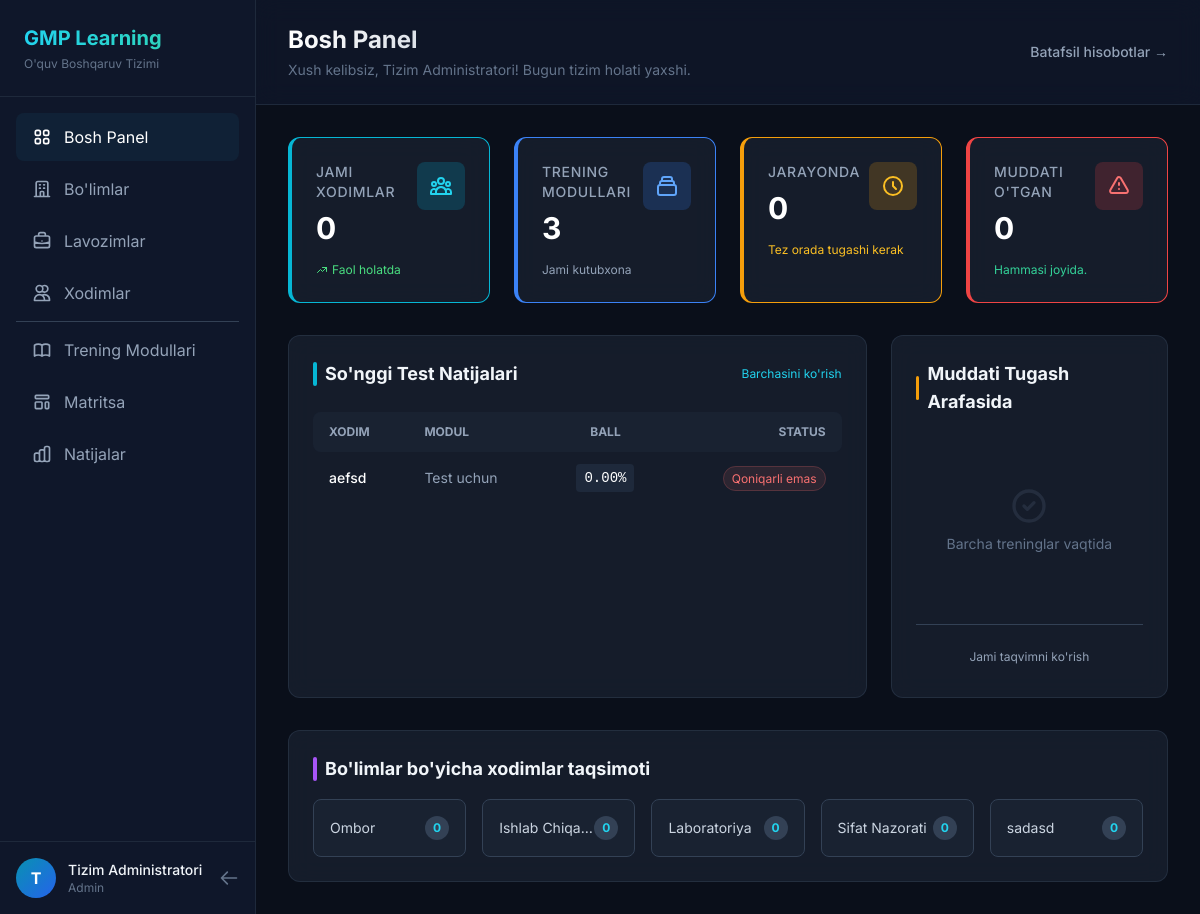
/reader/index.php (signed in), run on the app's committed database.
### tables this page shows
CREATE TABLE `users` (
  `id` int NOT NULL AUTO_INCREMENT,
  `username` varchar(100) NOT NULL,
  `email` varchar(150) NOT NULL,
  `password` varchar(255) NOT NULL,
  `full_name` varchar(150) NOT NULL,
  `phone` varchar(30) DEFAULT NULL,
  `position` varchar(100) DEFAULT NULL,
  `role` enum('super_admin','bosh_auditor','auditor','viewer','reader') DEFAULT NULL,
  `is_active` tinyint(1) DEFAULT '1',
  `created_at` timestamp NULL DEFAULT CURRENT_TIMESTAMP,
  `updated_at` timestamp NULL DEFAULT CURRENT_TIMESTAMP ON UPDATE CURRENT_TIMESTAMP,
  `department_id` int DEFAULT NULL,
  `position_id` int DEFAULT NULL,
  `hire_date` date DEFAULT NULL,
  PRIMARY KEY (`id`),
  UNIQUE KEY `username` (`username`),
  UNIQUE KEY `email` (`email`)
);

CREATE TABLE `training_attempts` (
  `id` int NOT NULL AUTO_INCREMENT,
  `token_id` int NOT NULL,
  `status` enum('passed','failed') NOT NULL,
  `score_percent` decimal(5,2) NOT NULL,
  `total_questions` int DEFAULT '0',
  `correct_answers` int DEFAULT '0',
  `time_spent_seconds` int DEFAULT '0',
  `next_attempt_date` datetime DEFAULT NULL,
  `completed_at` timestamp NULL DEFAULT CURRENT_TIMESTAMP,
  PRIMARY KEY (`id`),
  KEY `token_id` (`token_id`),
  CONSTRAINT `training_attempts_ibfk_1` FOREIGN KEY (`token_id`) REFERENCES `training_tokens` (`id`) ON DELETE CASCADE
);

CREATE TABLE `trainings` (
  `id` int NOT NULL AUTO_INCREMENT,
  `code` varchar(50) NOT NULL,
  `name` varchar(255) NOT NULL,
  `description` text,
  `form_type` varchar(50) DEFAULT NULL,
  `type` enum('gmp','sop','safety','hygiene','position_guide','other') DEFAULT NULL,
  `style` enum('practical','theoretical') DEFAULT NULL,
  `trainer_id` int DEFAULT NULL,
  `category` enum('initial','periodic','emergency','special') DEFAULT NULL,
  `material_path` varchar(500) DEFAULT NULL,
  `test_time_minutes` int DEFAULT NULL,
  `passing_percent` int DEFAULT '70',
  `status` enum('active','inactive') DEFAULT 'active',
  `created_at` timestamp NULL DEFAULT CURRENT_TIMESTAMP,
  PRIMARY KEY (`id`)
);

### reader/index.php (the view, shortened to what the rows shown need)
<?php
require_once '../db.php';
 $user = getCurrentUser();
try {
    $recentTests = $pdo->query("
        SELECT
            ta.score_percent AS score,
            ta.status,
            ta.completed_at,
            tt.employee_name AS full_name,
            t.name AS module_title,
            t.passing_percent AS pass_score
        FROM training_attempts ta
        JOIN training_tokens tt ON ta.token_id = tt.id
        JOIN trainings t ON tt.training_id = t.id
        ORDER BY ta.completed_at DESC
        LIMIT 5
    ")->fetchAll(PDO::FETCH_ASSOC) ?? [];
} catch (Exception $e) { $recentTests = []; }
?>
<!DOCTYPE html>
<html lang="uz">
<head>
    <script src="https://cdn.tailwindcss.com"></script>
</head>
<body class="min-h-screen flex text-slate-100 relative">
    <?php include 'sidebar.php'; ?>
    <main class="flex-1 min-h-screen w-full">
        <header class="hidden lg:flex sticky top-0 z-40 bg-slate-900/80 backdrop-blur-md border-b border-slate-800 px-8 py-6 justify-between items-center">
            <div>
                <h2 class="text-2xl font-bold bg-clip-text text-transparent bg-gradient-to-r from-white to-slate-400">Bosh Panel</h2>
                <p class="text-sm text-slate-500 mt-1">Xush kelibsiz, <?php echo htmlspecialchars($user['full_name']); ?>! Bugun tizim holati yaxshi.</p>
            </div>
        </header>
        <div class="p-6 lg:p-8">
            <div class="grid grid-cols-1 lg:grid-cols-3 gap-6 mb-8">
                <div class="lg:col-span-2 glass-card rounded-xl p-6 fade-in-up delay-200">
                    <div class="overflow-x-auto">
                        <table class="w-full text-sm text-left">
                            <thead class="text-xs text-slate-400 uppercase bg-slate-800/50">
                                <tr>
                                    <th class="px-4 py-3 rounded-l-lg">Xodim</th>
                                    <th class="px-4 py-3">Modul</th>
                                    <th class="px-4 py-3 text-center">Ball</th>
                                    <th class="px-4 py-3 rounded-r-lg text-right">Status</th>
                                </tr>
                            </thead>
                            <tbody class="divide-y divide-slate-700/30">
                                <?php if(empty($recentTests)): ?>
                                    <tr><td colspan="4" class="py-8 text-center text-slate-500">Hali test topshirilmagan</td></tr>
                                <?php else: ?>
                                    <?php foreach($recentTests as $test):
                                        $isPass = $test['score'] >= ($test['pass_score'] ?? 80);
                                        $statusClass = $isPass ? 'text-emerald-400 bg-emerald-400/10 border-emerald-400/20' : 'text-red-400 bg-red-400/10 border-red-400/20';
                                        $statusText = $isPass ? 'Muvaffaqiyatli' : 'Qoniqarli emas';
                                    ?>
                                    <tr class="hover:bg-slate-800/30 transition">
                                        <td class="px-4 py-3 font-medium text-white"><?php echo htmlspecialchars($test['full_name']); ?></td>
                                        <td class="px-4 py-3 text-slate-400"><?php echo htmlspecialchars($test['module_title']); ?></td>
                                        <td class="px-4 py-3 text-center">
                                            <div class="inline-block px-2 py-1 rounded bg-slate-800 font-mono text-white">
                                                <?php echo $test['score']; ?>%
                                            </div>
                                        </td>
                                        <td class="px-4 py-3 text-right">
                                            <span class="px-2 py-1 rounded-full text-xs border <?php echo $statusClass; ?>">
                                                <?php echo $statusText; ?>
                                            </span>
                                        </td>
                                    </tr>
                                    <?php endforeach; ?>
                                <?php endif; ?>
                            </tbody>
                        </table>
                    </div>
                </div>
            </div>
        </div>
    </main>
</body>
</html>

### reader/sidebar.php (shortened to what the rows shown need)
<aside id="sidebar" class="fixed inset-y-0 left-0 z-50 w-64 bg-slate-900 border-r border-slate-800 transform -translate-x-full transition-transform duration-300 lg:relative lg:translate-x-0 lg:flex flex-col">
    <div class="p-6 border-b border-slate-800 flex justify-between items-center">
        <div>
            <h1 class="text-xl font-bold bg-clip-text text-transparent bg-gradient-to-r from-cyan-400 to-teal-400">GMP Learning</h1>
        </div>
    </div>
    <div class="p-4 border-t border-slate-800">
        <div class="flex items-center gap-3">
            <div class="w-10 h-10 rounded-full bg-gradient-to-br from-cyan-600 to-blue-600 flex items-center justify-center font-bold text-white">
                <?php echo strtoupper(mb_substr($user['full_name'], 0, 1)); ?>
            </div>
            <div class="overflow-hidden">
                <p class="text-sm font-medium truncate"><?php echo htmlspecialchars($user['full_name']); ?></p>
                <p class="text-xs text-slate-500 truncate">Admin</p>
            </div>
            <a href="../dashboard.php" class="ml-auto text-slate-500 hover:text-white" title="Dashboardga qaytish">
                <svg class="w-5 h-5" fill="none" stroke="currentColor" viewBox="0 0 24 24"><path stroke-linecap="round" stroke-linejoin="round" stroke-width="2" d="M10 19l-7-7m0 0l7-7m-7 7h18"></path></svg>
            </a>
        </div>
    </div>
</aside>

### data on the page
users: full_name "T", full_name "Tizim Administratori"
training_attempts: token.employee_name "aefsd", trainings.name "Test uchun", score_percent "0.00", score_percent.passing_percent "Qoniqarli emas"

### other printed values
$stats['total_employees'] "0"
$stats['active_modules'] "3"
$stats['pending_trainings'] "0"
$stats['overdue_trainings'] "0"
$stat['name'] "Ombor"
$stat['emp_count'] "0"
$stat['name'] "Ishlab Chiqa…"
$stat['name'] "Laboratoriya"
$stat['name'] "Sifat Nazorati"
$stat['name'] "sadasd"
